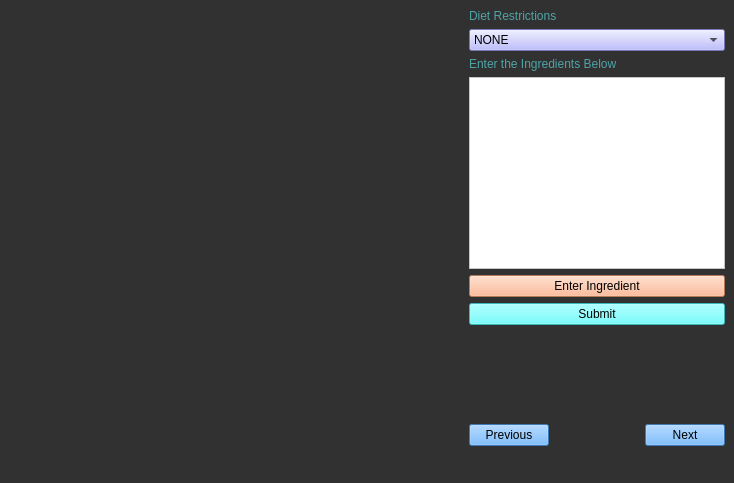
<?xml version="1.0" encoding="UTF-8"?>
<ui version="4.0">
 <class>MainWindow</class>
 <widget class="QMainWindow" name="MainWindow">
  <property name="geometry">
   <rect>
    <x>0</x>
    <y>0</y>
    <width>734</width>
    <height>483</height>
   </rect>
  </property>
  <property name="windowTitle">
   <string>MainWindow</string>
  </property>
  <property name="styleSheet">
   <string notr="true">background-color: rgb(49, 49, 49);</string>
  </property>
  <widget class="QWidget" name="centralwidget">
   <property name="styleSheet">
    <string notr="true"/>
   </property>
   <layout class="QGridLayout" name="gridLayout_2">
    <item row="0" column="0">
     <layout class="QGridLayout" name="gridLayout" columnstretch="2,0">
      <item row="0" column="1">
       <layout class="QVBoxLayout" name="verticalLayout_2">
        <item>
         <widget class="QLabel" name="label_2">
          <property name="styleSheet">
           <string notr="true">font: 700 italic 12pt &quot;Segoe UI&quot;;
color: rgb(79, 163, 167);</string>
          </property>
          <property name="text">
           <string>Diet Restrictions</string>
          </property>
         </widget>
        </item>
        <item>
         <widget class="QComboBox" name="comboBox">
          <property name="styleSheet">
           <string notr="true">background-color: rgb(170, 170, 255);
font: 700 italic 12pt &quot;Segoe UI&quot;;
color: rgb(0, 0, 0);</string>
          </property>
          <item>
           <property name="text">
            <string>NONE</string>
           </property>
          </item>
          <item>
           <property name="text">
            <string>Low Suger</string>
           </property>
          </item>
          <item>
           <property name="text">
            <string>Low Fat</string>
           </property>
          </item>
          <item>
           <property name="text">
            <string>Low Cholestrol</string>
           </property>
          </item>
          <item>
           <property name="text">
            <string>Protein Rich</string>
           </property>
          </item>
          <item>
           <property name="text">
            <string>Fiber Rich</string>
           </property>
          </item>
         </widget>
        </item>
        <item>
         <widget class="QLabel" name="label">
          <property name="styleSheet">
           <string notr="true">font: 700 italic 12pt &quot;Segoe UI&quot;;
color: rgb(79, 163, 167);</string>
          </property>
          <property name="text">
           <string>Enter the Ingredients Below</string>
          </property>
         </widget>
        </item>
        <item>
         <widget class="QTextEdit" name="textEdit">
          <property name="styleSheet">
           <string notr="true">font: italic 11pt &quot;Segoe UI&quot;;
background-color: rgb(255, 255, 255);</string>
          </property>
         </widget>
        </item>
        <item>
         <widget class="QPushButton" name="pushButton_2">
          <property name="styleSheet">
           <string notr="true">background-color: rgb(255, 170, 127);
font: 700 italic 12pt &quot;Segoe UI&quot;;
color: rgb(0, 0, 0);</string>
          </property>
          <property name="text">
           <string>Enter Ingredient</string>
          </property>
         </widget>
        </item>
        <item>
         <widget class="QPushButton" name="pushButton">
          <property name="styleSheet">
           <string notr="true">font: 700 italic 12pt &quot;Segoe UI&quot;;
color: rgb(0, 0, 0);
background-color: rgb(85, 255, 255);</string>
          </property>
          <property name="text">
           <string>Submit</string>
          </property>
         </widget>
        </item>
       </layout>
      </item>
      <item row="0" column="0" rowspan="4">
       <widget class="QStackedWidget" name="stackedWidget"/>
      </item>
      <item row="2" column="1">
       <layout class="QHBoxLayout" name="horizontalLayout">
        <item>
         <widget class="QPushButton" name="pushButton_3">
          <property name="styleSheet">
           <string notr="true">font: 700 italic 12pt &quot;Segoe UI&quot;;
color: rgb(0, 0, 0);
background-color: rgb(85, 170, 255);</string>
          </property>
          <property name="text">
           <string>Previous</string>
          </property>
         </widget>
        </item>
        <item>
         <spacer name="horizontalSpacer">
          <property name="orientation">
           <enum>Qt::Horizontal</enum>
          </property>
          <property name="sizeHint" stdset="0">
           <size>
            <width>40</width>
            <height>20</height>
           </size>
          </property>
         </spacer>
        </item>
        <item>
         <widget class="QPushButton" name="pushButton_4">
          <property name="styleSheet">
           <string notr="true">font: 700 italic 12pt &quot;Segoe UI&quot;;
color: rgb(0, 0, 0);
background-color: rgb(85, 170, 255);</string>
          </property>
          <property name="text">
           <string>Next</string>
          </property>
         </widget>
        </item>
       </layout>
      </item>
      <item row="1" column="1">
       <spacer name="verticalSpacer">
        <property name="orientation">
         <enum>Qt::Vertical</enum>
        </property>
        <property name="sizeHint" stdset="0">
         <size>
          <width>20</width>
          <height>40</height>
         </size>
        </property>
       </spacer>
      </item>
     </layout>
    </item>
   </layout>
  </widget>
  <widget class="QMenuBar" name="menubar">
   <property name="geometry">
    <rect>
     <x>0</x>
     <y>0</y>
     <width>734</width>
     <height>21</height>
    </rect>
   </property>
  </widget>
  <widget class="QStatusBar" name="statusbar"/>
 </widget>
 <resources/>
 <connections/>
</ui>
